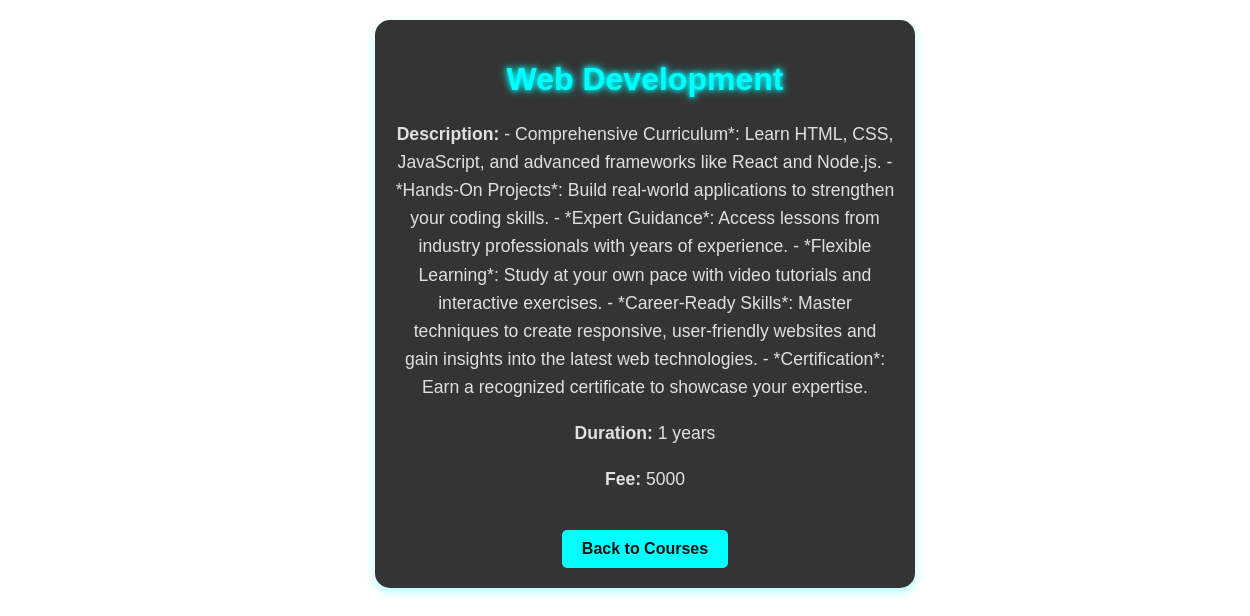
The app's page /event/web-development/ with its own data.
### mySkill/models.py (models this page shows, shortened)
class Event(models.Model):
    name = models.CharField(max_length=255, unique=True)  # Make name unique for slug generation
    slug = models.SlugField(unique=True, blank=True)  # Add slug field
    description = models.TextField()
    fee = models.IntegerField(default=0)
    duration = models.IntegerField(default=1)  # Duration in years

### mySkill/views.py (the view)
# urls.py: path('event/<slug:slug>/', event_detail, name='event_detail'),
def event_detail(request, slug):
    event = get_object_or_404(Event, slug=slug)
    return render(request, 'event_detail.html', {'event': event})

### mySkill/templates/event_detail.html (shortened to what this page needs)
<!DOCTYPE html>
<html lang="en">
<head>
</head>
<body>
    <div class="event-container">
        <h1>{{ event.name }}</h1>
        <p><strong>Description:</strong> {{ event.description }}</p>
        <p><strong>Duration:</strong> {{ event.duration }} years</p>
        <p><strong>Fee:</strong> {{ event.fee }}</p>
        <a href="{% url 'event_list' %}" class="back-btn">Back to Courses</a>
    </div>
</body>
</html>

### records on screen
Event: name "Web Development", description "- Comprehensive Curriculum*: Learn HTML, CSS, JavaScript, and advanced frameworks like React and Node.js. - *Hands-On Projects*: Build real-world applications to strengthen your coding skills. - *Expert Guidance*: Access lessons from industry professionals with years of experience. - *Flexible Learning*: Study at your own pace with video tutorials and interactive exercises. - *Career-Ready Skills*: Master techniques to create responsive, user-friendly websites and gain insights into the latest web technologies. - *Certification*: Earn a recognized certificate to showcase your expertise.", duration "1", fee "5000"
